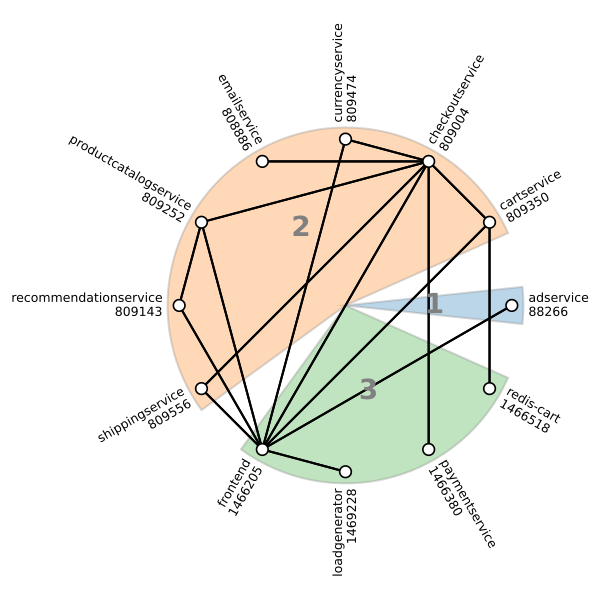

Generate this figure with Python:
import os
import duckdb
import networkx as nx
import matplotlib.pyplot as plt
import numpy as np
import pandas as pd
from collections import defaultdict
from matplotlib.patches import Wedge
from pathlib import Path

machine_color = {
    1: "#1f77b4",
    2: "#ff7f0e",
    3: "#2ca02c",
    -1: "lightgray"
}

SERVICES = [
    "loadgenerator",
    "frontend",
    "checkoutservice",
    "adservice",
    "recommendationservice",
    "paymentservice",
    "emailservice",
    "productcatalogservice",
    "shippingservice",
    "currencyservice",
    "cartservice",
    "redis-cart",
]

def draw_network(edges_df: pd.DataFrame, script_dir: Path):
    # Map services to machines
    machine_map = {}
    for _, row in edges_df.iterrows():
        machine_map[row['src']] = row['src_machine']
        machine_map[row['dst']] = row['dst_machine']

    # Group services by machine
    machine_to_services = defaultdict(list)
    for service, machine in machine_map.items():
        machine_to_services[machine].append(service)

    # Flatten services in order by machine
    clustered_services = []
    machine_angle_ranges = {}  # machine_id -> (start_idx, end_idx)
    angle_index = 0
    for machine in sorted(machine_to_services):
        services = sorted(set(machine_to_services[machine]))
        clustered_services.extend(services)
        machine_angle_ranges[machine] = (angle_index, angle_index + len(services) - 1)
        angle_index += len(services)

    # Assign positions on circle
    n = len(clustered_services)
    angles = np.linspace(0, 2 * np.pi, n, endpoint=False)
    pos = {}
    for i, service in enumerate(clustered_services):
        angle = angles[i]
        pos[service] = (np.cos(angle), np.sin(angle))

    # Build graph
    G = nx.Graph()
    edges = list(zip(edges_df['src'], edges_df['dst']))
    G.add_edges_from(edges)

    # Plot setup
    fig, ax = plt.subplots(figsize=(6, 6))

    # Parameters for node radius and slice padding
    node_radius = 0.08  # approximate node circle radius (half sqrt of node size)
    slice_outer_radius = 1.07  # slightly larger than node radius 1
    slice_inner_radius = 0  # small hole in the center

    # Draw filled pie slices for each machine
    for machine, (start_idx, end_idx) in machine_angle_ranges.items():
        theta_start = np.degrees(angles[start_idx]) - 6  # small padding on each side
        theta_end = np.degrees(angles[end_idx]) + 6
        # Handle wrap-around if needed
        if theta_end < theta_start:
            theta_end += 360

        # Draw the wedge (filled arc)
        wedge = Wedge(center=(0, 0),
                      r=slice_outer_radius,
                      theta1=theta_start,
                      theta2=theta_end,
                      width=slice_outer_radius - slice_inner_radius,
                      facecolor=machine_color[machine],
                      alpha=0.3,
                      edgecolor='gray',
                      linestyle="solid" if machine != -1 else "dashed",
                      linewidth=1.5)
        ax.add_patch(wedge)

        # Label in the middle of the arc, closer to the center
        mid_angle = (angles[start_idx] + angles[end_idx]) / 2
        label_radius = slice_inner_radius + (slice_outer_radius - slice_inner_radius) / 2
        label_x = label_radius * np.cos(mid_angle)
        label_y = label_radius * np.sin(mid_angle)
        ax.text(label_x, label_y, machine if machine != -1 else "?",
                fontsize=20, fontweight='bold',
                ha='center', va='center', color='gray')

    # Draw edges and nodes on top of slices
    # Separate edges by machine status
    intra_edges = []
    cross_or_unknown_edges = []

    for _, row in edges_df.iterrows():
        src = row['src']
        dst = row['dst']
        src_machine = row['src_machine']
        dst_machine = row['dst_machine']

        if src_machine != -1:
            intra_edges.append((src, dst))
        else:
            cross_or_unknown_edges.append((src, dst))

    # Draw intra-machine edges (solid)
    nx.draw_networkx_edges(G, pos, edgelist=intra_edges, ax=ax, width=1.5, style="solid", edge_color="black")

    # Draw cross-machine or unknown-machine edges (dashed)
    nx.draw_networkx_edges(G, pos, edgelist=cross_or_unknown_edges, ax=ax, width=1.5, style="dashed", edge_color="gray")

    # Split nodes by machine == -1
    nodes_unknown = [node for node in G.nodes if machine_map.get(node, -1) == -1]
    nodes_known = [node for node in G.nodes if machine_map.get(node, -1) != -1]

    # Draw known machine nodes (solid border)
    nx.draw_networkx_nodes(G, pos, ax=ax, nodelist=nodes_known,
                           node_size=70, node_color="white", edgecolors="black", linewidths=1.2)

    # Manually draw nodes with machine == -1 using dashed edge
    for node in nodes_unknown:
        x, y = pos[node]
        circle = plt.Circle((x, y), radius=0.04,  # adjust radius as needed
                            facecolor='white',
                            edgecolor='black',
                            linewidth=1.2,
                            linestyle='dashed',
                            zorder=3)
        ax.add_patch(circle)

    # Radial labels outside nodes
    for node, (x, y) in pos.items():
        angle = np.arctan2(y, x)
        label_radius = 1.1  # outside slice radius now
        label_x = label_radius * np.cos(angle)
        label_y = label_radius * np.sin(angle)
        rotation = np.degrees(angle)
        if rotation < -90 or rotation > 90:
            rotation += 180
            ha = 'right'
        else:
            ha = 'left'
        ax.text(label_x, label_y, node, fontsize=9, rotation=rotation,
                ha=ha, va='center', rotation_mode='anchor')

    # Final plot tweaks
    ax.set_aspect('equal')
    plt.axis('off')
    plt.tight_layout()
    plt.savefig(script_dir.joinpath("network_graph.pdf"))
    plt.show()

def part_of_app(name):
    for service in SERVICES:
        if name.startswith(service):
            return service
    return None

def ripple_connections(dir: Path):
    conn = duckdb.connect(database=':memory:')

    conn.execute(f"""ATTACH '{dir}/vm1.db3' as vm1""")
    conn.execute(f"""ATTACH '{dir}/vm2.db3' as vm2""")
    conn.execute(f"""ATTACH '{dir}/vm3.db3' as vm3""")

    edges = conn.execute("""
        WITH 
            tcp_discovery AS (
                SELECT * FROM vm1.tcp_discovery tcp
                WHERE tcp.remote_inode_id <> 0
                UNION ALL
                SELECT * FROM vm2.tcp_discovery tcp
                WHERE tcp.remote_inode_id <> 0
                UNION ALL
                SELECT * FROM vm3.tcp_discovery tcp
                WHERE tcp.remote_inode_id <> 0
            ),
            process_context AS (
                SELECT 1 as machine_id, * FROM vm1.process_context
                UNION ALL
                SELECT 2 as machine_id, * FROM vm2.process_context
                UNION ALL
                SELECT 3 as machine_id, * FROM vm3.process_context
            ),
            docker AS (
                SELECT 1 as machine_id, * FROM vm1.docker
                UNION ALL
                SELECT 2 as machine_id, * FROM vm2.docker
                UNION ALL
                SELECT 3 as machine_id, * FROM vm3.docker
            ),
            k8s AS (
                SELECT 1 as machine_id, * FROM vm1.k8s
                UNION ALL
                SELECT 2 as machine_id, * FROM vm2.k8s
                UNION ALL
                SELECT 3 as machine_id, * FROM vm3.k8s
            ),
            pids AS (
                SELECT DISTINCT
                    1 as machine_id,
                    pid, 
                    inode_id,
                FROM 
                    vm1.vfs vfs
                WHERE 
                    vfs.fs_magic = 1397703499
                UNION ALL
                SELECT DISTINCT
                    2 as machine_id,
                    pid, 
                    inode_id,
                FROM 
                    vm2.vfs vfs
                WHERE 
                    vfs.fs_magic = 1397703499
                UNION ALL
                SELECT DISTINCT
                    3 as machine_id,
                    pid, 
                    inode_id,
                FROM 
                    vm3.vfs vfs
                WHERE 
                    vfs.fs_magic = 1397703499
            )
        SELECT DISTINCT
            tcp.local_machine_id, 
            lpids.pid as lpid,
            COALESCE(lk8s.pod_name, ldock.name, lpc.cgroup) as lcgroup,
            tcp.remote_machine_id,
            tcp.remote_inode_id, 
            rpids.pid as rpid,
            COALESCE(rk8s.pod_name, rdock.name, rpc.cgroup) as rcgroup,
            COUNT(*) as num_connections, 
        FROM
            tcp_discovery tcp
        LEFT JOIN
            pids as lpids
            ON lpids.inode_id = tcp.local_inode_id
            AND lpids.machine_id = tcp.local_machine_id
        LEFT JOIN 
            process_context lpc
            ON lpc.pid = lpids.pid
            AND lpc.machine_id = tcp.local_machine_id
        LEFT JOIN
            docker ldock
            ON ldock.cgroup = lpc.cgroup
            AND ldock.machine_id = tcp.local_machine_id
        LEFT JOIN
            k8s lk8s
            ON lk8s.cgroup = lpc.cgroup
            AND lk8s.machine_id = tcp.local_machine_id
        LEFT JOIN
            pids as rpids
            ON rpids.inode_id = tcp.remote_inode_id
            AND rpids.machine_id = tcp.remote_machine_id
        LEFT JOIN 
            process_context rpc
            ON rpc.pid = rpids.pid
            AND rpc.machine_id = tcp.remote_machine_id
        LEFT JOIN 
            docker rdock
            ON rdock.cgroup = rpc.cgroup
            AND rdock.machine_id = tcp.remote_machine_id
        LEFT JOIN 
            k8s rk8s
            ON rk8s.cgroup = rpc.cgroup
            AND rk8s.machine_id = tcp.remote_machine_id
        WHERE 
            lpids.pid IS NOT NULL 
            AND rpids.pid IS NOT NULL
        GROUP BY 
            tcp.local_machine_id, 
            lpids.pid,
            lk8s.pod_name, 
            ldock.name, 
            lpc.cgroup,
            tcp.remote_machine_id,
            tcp.remote_inode_id, 
            rpids.pid,
            rk8s.pod_name, 
            rdock.name,
            rpc.cgroup,
        ORDER BY
            lcgroup
    """).df()

    table = edges.loc[:, ["lpid", "lcgroup", "local_machine_id", "rpid", "rcgroup", "remote_machine_id"]].rename(columns={"lcgroup": "src", "rcgroup": "dst", "local_machine_id": "src_machine", "remote_machine_id": "dst_machine"}).drop_duplicates()

    edges = []
    for (_, edge) in table.iterrows():
        
        src, dst = edge["src"], edge["dst"]
        src, dst = part_of_app(src), part_of_app(dst)
        if src is None or dst is None:
            continue
        src_machine, dst_machine = edge["src_machine"], edge["dst_machine"]
        spid, dpid = edge["lpid"], edge["rpid"]
        edges.append([spid, src, src_machine, dpid, dst, dst_machine])
        edges.append([dpid, dst, dst_machine, spid, src, src_machine])

    spids, srcs, src_machines, dpids, dsts, dst_machines = zip(*edges)
    return pd.DataFrame({"spid": spids, "src": srcs, "src_machine": src_machines, "dpid": dpids, "dst": dsts, "dst_machine": dst_machines})\
        .drop_duplicates()\
        .sort_values(by=["src", "dst"]).reset_index(drop=True)

def missing_connections(ripple_post: Path, gt: Path):
    ripple = pd.read_csv(ripple_post)
    gt = pd.read_csv(gt)
    df_diff = gt.merge(ripple, how='outer', indicator=True)
    missing = df_diff[df_diff['_merge'] == 'left_only'].loc[:, ["src", "dst"]]
    missing["src_machine"] = -1
    missing["dst_machine"] = -1
    return missing
    # Optional: drop the '_merge' column if not needed
    # df_exclusive = df_exclusive.drop(columns=['_merge'])


if __name__ == "__main__":
    script_dir = Path(os.path.dirname(os.path.realpath(__file__)))
    edges_df = ripple_connections(Path(script_dir))
    missing = missing_connections(script_dir.joinpath("post.csv"), script_dir.joinpath("../caretta/post.csv"))
    edges_df = pd.concat([edges_df, missing])
    edges_df["src"] = edges_df.apply(lambda row: f"{row['src']}\n{int(row['spid']) if pd.notna(row['spid']) else None}", axis=1)
    edges_df["dst"] = edges_df.apply(lambda row: f"{row['dst']}\n{int(row['dpid']) if pd.notna(row['dpid']) else None}", axis=1)
    draw_network(edges_df, script_dir)
